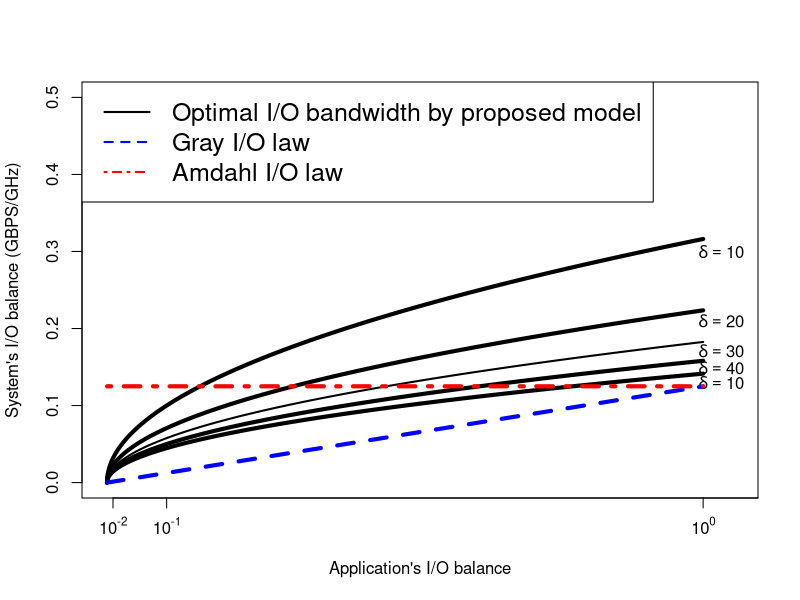

The R script that drew this image:
pdf("//Users/arghyakusumdas/Documents/MyGitProjects/MyIeeeAccessPaper/IEEEtran/IEEEtran/Figures/ModelFigures/beta_io.pdf")
d <- 30

x <- seq(0, 1, by=.0001)

y <- sqrt(x/d)
plot(x, y, col='black', lwd=2, lty=1, type="l", xaxt="n", xlim=c(0, 1.05), ylim=c(0,.5),
xlab="Application's I/O balance",
ylab="System's I/O balance (GBPS/GHz)")
ticks <- seq(-2, 2, by=1)
labels <- sapply(ticks, function(i) as.expression(bquote(10^ .(i))))
axis(1, at=c(0.01, 0.1, 1, 10, 100), labels=labels)
text(1.03, .171, expression(delta==30))

d <- 10
y <-sqrt(x/d)
lines(x, y=y, lwd=4, col="black", lty=1)
text(1.03, .3, expression(delta==10))
d <- 20
y <-sqrt(x/d)
lines(x, y=y, lwd=4, col="black", lty=1)
text(1.03, .21, expression(delta==20))
d <- 40
y <-sqrt(x/d)
lines(x, y=y, lwd=4, col="black", lty=1)
text(1.03, .149, expression(delta==40))

d <- 50
y <-sqrt(x/d)
lines(x, y=y, lwd=4, col="black", lty=1)
text(1.03, .13, expression(delta==10))




y <- x/8
lines(x, y=y, lwd=4, col="blue", lty=2)

y <- 0.125/x*x
lines(x, y=y, lwd=4, col="red", lty=4)

legend("topleft", c("Optimal I/O bandwidth by proposed model", "Gray I/O law", "Amdahl I/O law"), col=c("black","blue","red"), lwd=c(2,2), lty=c(1,2,4), cex=1.5)
